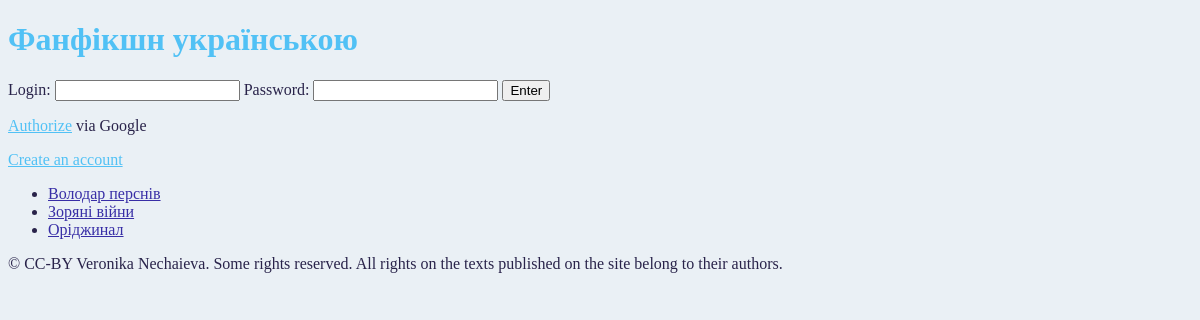
The app's page /fics/fandoms with its own data.
### app_fanfics/models.py (models this page shows, shortened)
class Fandom(models.Model):
    name = models.CharField(max_length=200)
    fandom_author = models.CharField(max_length=200)

### app_fanfics/views/views.py (the view)
# urls.py: path('fandoms', views.fandom_list, name='fandoms_list'),
def fandom_list(request):
    context = {
        'fandoms_list' : Fandom.objects.order_by('name')
    }
    context.update(get_login_context(request))
    return render(request, 'fandom_list.html', context)

### app_fanfics/views/login_context.py (called while the page is built)
def get_login_context(request, base_context: dict = None):
    logged_in = request.user.is_authenticated
    if logged_in:
        username = request.user.username
        author_ids = Author.objects.filter(nickname=username)
        author_id = author_ids[0].id if author_ids is not None else None
    else:
        username = None
        author_id = None
    auth_context = {
        'logged_in': request.user.is_authenticated,
        'username': username,
        'author_id': author_id,
        'google_url': GOOGLE_URL}
    if base_context:
        context = base_context
        base_context.update(auth_context)
        return context
    return auth_context

### app_fanfics/templates/fandom_list.html (shortened to what this page needs)
<!DOCTYPE html>
{% load static %}
<html lang="en">
<head>
    <link rel="stylesheet" type="text/css" href="{% static 'css/style.css' %}">
</head>
<body>
{% include "sub_elements/header.html" %}
{% if fandoms_list %}
<ul>
    {% for fandom in fandoms_list %}
    <li><a href="">{{fandom.name}}</a></li>
    {% endfor %}
</ul>
{% else %}
<p> No fandoms are known yet.</p>
{% endif %}
{% include "sub_elements/footer.html" %}
</body>
</html>

### app_fanfics/static/css/style.css (style rules this page uses)
body { background-color: #eaf0f5; color: #29234a; font: 16px calibri; }
a:link { color: #51c1f5; }

### records on screen
Fandom: name "Володар перснів"
Fandom: name "Зоряні війни"
Fandom: name "Оріджинал"
